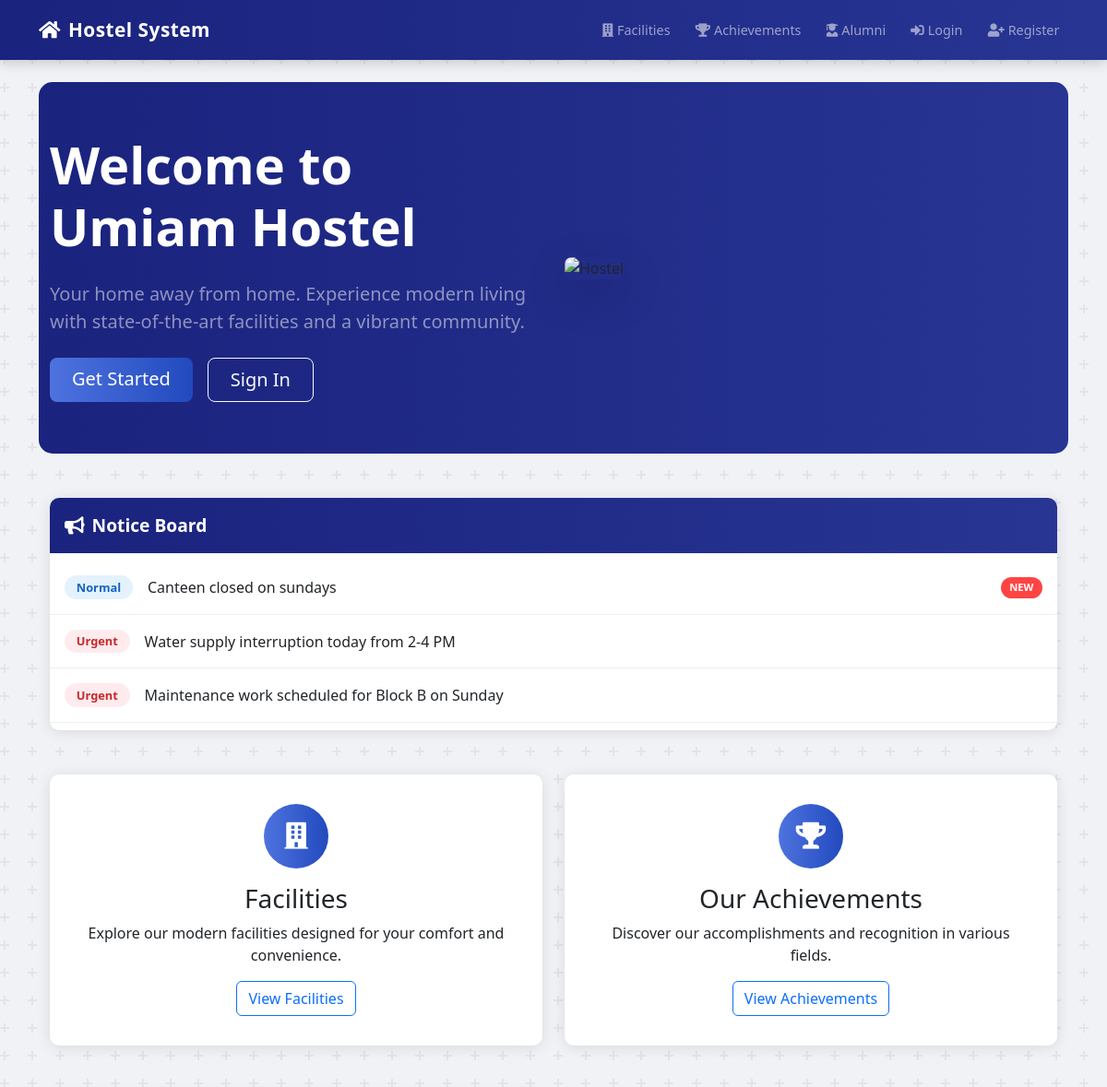
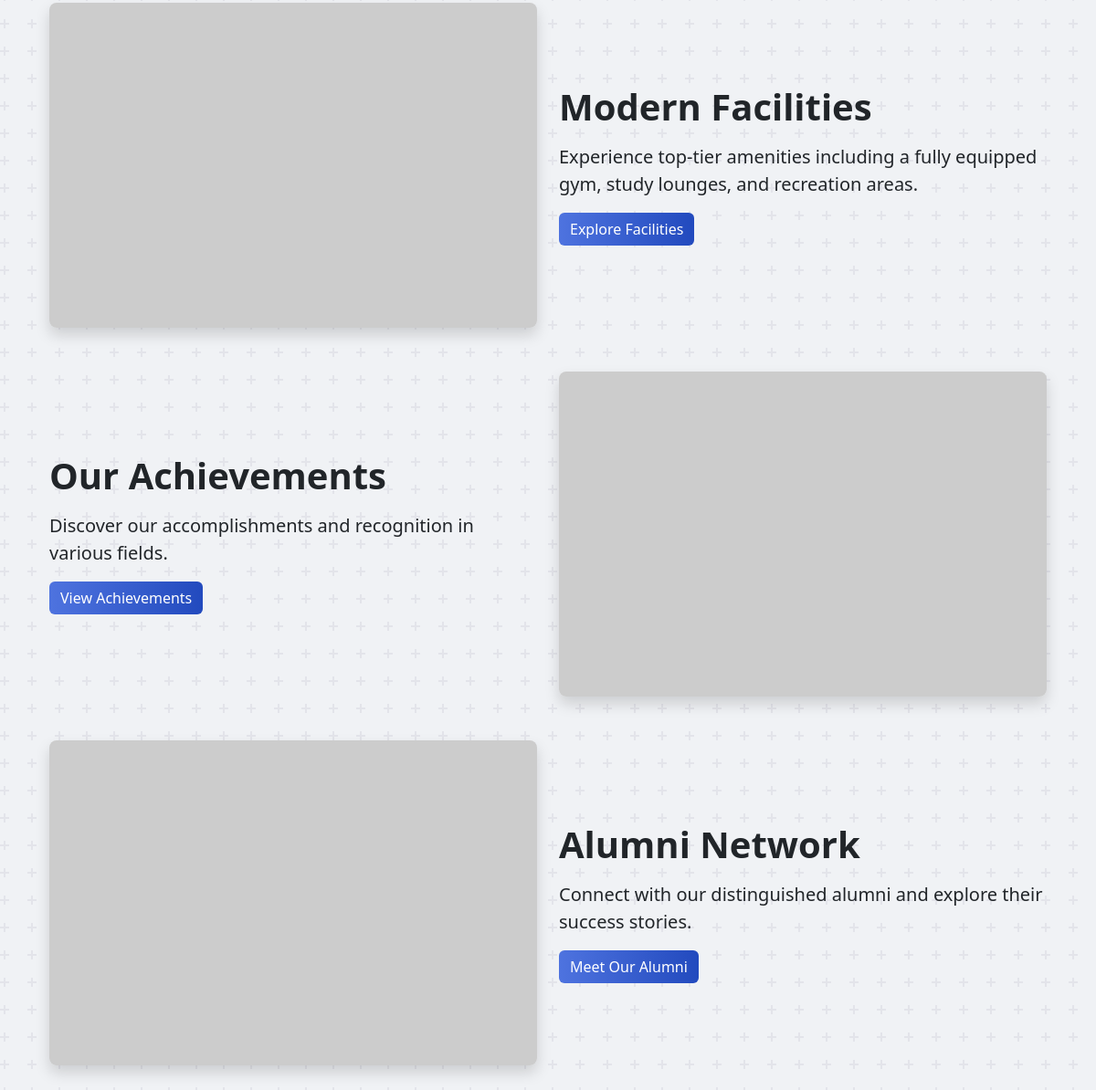
The page /home on the database its author committed (2 pictures, top to bottom).
### app.py (models this page shows)
class Notice(db.Model):
    id = db.Column(db.Integer, primary_key=True)
    message = db.Column(db.String(200), nullable=False)
    priority = db.Column(db.String(20), default='Normal')  # Normal, Important, Urgent
    created_at = db.Column(db.DateTime, nullable=False, default=datetime.utcnow)

### app.py (the view)
@app.route('/')
@app.route('/home')
def home():
    notices = Notice.query.order_by(Notice.created_at.desc()).limit(5).all()
    return render_template('home.html', title='Home', notices=notices)

### templates/home.html (shortened to what this page needs)
{% extends "base.html" %}
{% block content %}
<div class="hero-section mt-4">
    <div class="container">
        <div class="row align-items-center py-4">
            <div class="col-lg-6">
                <h1 class="display-4 fw-bold text-white mb-4">Welcome to Umiam Hostel</h1>
                <p class="lead text-white-50 mb-4">Your home away from home. Experience modern living with state-of-the-art facilities and a vibrant community.</p>
                {% if not current_user.is_authenticated %}
                    <div class="d-grid gap-2 d-md-flex">
                        <a href="{{ url_for('register') }}" class="btn btn-primary btn-lg px-4 me-md-2">Get Started</a>
                        <a href="{{ url_for('login') }}" class="btn btn-outline-light btn-lg px-4">Sign In</a>
                    </div>
                {% endif %}
            </div>
            <div class="col-lg-6">
                <img src="https://scontent.fdel29-1.fna.fbcdn.net/v/t39.30808-6/480502544_1003686198463626_4513807228637764589_n.jpg?_nc_cat=110&ccb=1-7&_nc_sid=cc71e4&_nc_ohc=oT41ACXq-hcQ7kNvwGgNBM5&_nc_oc=AdnhoQXPpy-AJBHooQF5bym8K1QGqMLfyXfslODlwjVlKrCpTo6SW6uY7XQy_e3rkKo&_nc_zt=23&_nc_ht=scontent.fdel29-1.fna&_nc_gid=BHxcT-gCjgvgC-64a8kZfg&oh=00_Aff489u12JIsZTjJOVyy-Vk_ddb9ux4eZLgbHR-61pUJHA&oe=68E599CA" class="img-fluid rounded-3 shadow-lg" alt="Hostel">
            </div>
        </div>
    </div>
</div>
<div class="container my-5">
    <div class="notice-board">
        <div class="notice-header">
            <i class="fas fa-bullhorn me-2"></i>Notice Board
        </div>
        <div class="notice-wrapper">
            <div class="notice-content" id="noticeContent">
                {% if notices %}
                    {% for notice in notices %}
                        <div class="notice-item priority-{{ notice.priority.lower() }}">
                            <span class="notice-badge">{{ notice.priority }}</span>
                            {{ notice.message }}
                            {% if loop.first %}
                                <span class="new-tag">NEW</span>
                            {% endif %}
                        </div>
                    {% endfor %}
                {% else %}
                    <div class="notice-item">No current notices</div>
                {% endif %}
            </div>
        </div>
    </div>
</div>
<div class="container my-5">
    <div class="row g-4">
        <div class="col-md-{{ '4' if current_user.is_authenticated else '6' }}">
            <div class="feature-card">
                <div class="icon-wrapper mb-3">
                    <i class="fas fa-building"></i>
                </div>
                <h3>Facilities</h3>
                <p>Explore our modern facilities designed for your comfort and convenience.</p>
                <a href="{{ url_for('facilities') }}" class="btn btn-outline-primary">View Facilities</a>
            </div>
        </div>
        <div class="col-md-{{ '4' if current_user.is_authenticated else '6' }}">
            <div class="feature-card">
                <div class="icon-wrapper mb-3">
                    <i class="fas fa-trophy"></i>
                </div>
                <h3>Our Achievements</h3>
                <p>Discover our accomplishments and recognition in various fields.</p>
                <a href="{{ url_for('achievements') }}" class="btn btn-outline-primary">View Achievements</a>
            </div>
        </div>
    </div>
</div>
<div class="container my-5">
    <div class="row align-items-center mb-5">
        <div class="col-lg-6">
            <img src="https://picsum.photos/seed/facility/600/400" class="img-fluid rounded-3 shadow" alt="Facilities">
        </div>
        <div class="col-lg-6">
            <h2 class="display-6 fw-bold mb-3">Modern Facilities</h2>
            <p class="lead">Experience top-tier amenities including a fully equipped gym, study lounges, and recreation areas.</p>
            <a href="{{ url_for('facilities') }}" class="btn btn-primary">Explore Facilities</a>
        </div>
    </div>
    <div class="row align-items-center mb-5 flex-lg-row-reverse">
        <div class="col-lg-6">
            <img src="https://picsum.photos/seed/achievement/600/400" class="img-fluid rounded-3 shadow" alt="Achievements">
        </div>
        <div class="col-lg-6">
            <h2 class="display-6 fw-bold mb-3">Our Achievements</h2>
            <p class="lead">Discover our accomplishments and recognition in various fields.</p>
            <a href="{{ url_for('achievements') }}" class="btn btn-primary">View Achievements</a>
        </div>
    </div>
    <div class="row align-items-center mb-5">
        <div class="col-lg-6">
            <img src="https://picsum.photos/seed/alumni/600/400" class="img-fluid rounded-3 shadow" alt="Alumni">
        </div>
        <div class="col-lg-6">
            <h2 class="display-6 fw-bold mb-3">Alumni Network</h2>
            <p class="lead">Connect with our distinguished alumni and explore their success stories.</p>
            <a href="{{ url_for('alumni') }}" class="btn btn-primary">Meet Our Alumni</a>
        </div>
    </div>
</div>
{% endblock %}

### templates/base.html (style rules this page uses)
body { background-color: #f0f2f5; }
.dashboard-header, .hero-section { border-radius: 10px; position: relative; overflow: hidden; }
.btn-primary { border: none; transition: all 0.3s ease; }

### templates/home.html (style rules this page uses)
.hero-section { background: linear-gradient(to right, #1a237e, #283593); padding: 2rem 0; border-radius: 15px; margin: 1.5rem auto; max-width: 1140px; }
.feature-card { padding: 2rem; border-radius: 10px; background: white; box-shadow: 0 2px 15px rgba(0,0,0,0.1); transition: all 0.3s ease; text-align: center; }
.icon-wrapper { width: 70px; height: 70px; border-radius: 50%; background: linear-gradient(to right, #4e73df, #224abe); display: flex; align-items: center; justify-content: center; margin: 0 auto; }
.icon-wrapper i { font-size: 1.8rem; color: white; }
.btn-primary { background: linear-gradient(to right, #4e73df, #224abe); border: none; transition: all 0.3s ease; }
img { transition: all 0.3s ease; }
.notice-board { background: white; border-radius: 10px; box-shadow: 0 2px 15px rgba(0,0,0,0.1); overflow: hidden; }
.notice-header { background: linear-gradient(to right, #1a237e, #283593); color: white; padding: 1rem; font-size: 1.2rem; font-weight: bold; }
.notice-wrapper { position: relative; max-height: 200px; overflow-y: auto; scroll-behavior: smooth; }
.notice-content { padding: 0.5rem 0; }
.notice-item { padding: 1rem; border-bottom: 1px solid #eee; transition: all 0.3s ease; display: flex; align-items: center; gap: 1rem; }
.notice-badge { padding: 0.2rem 0.8rem; border-radius: 15px; font-size: 0.8rem; font-weight: bold; }
.priority-normal .notice-badge { background: #e3f2fd; color: #1565c0; }
.priority-urgent .notice-badge { background: #ffebee; color: #c62828; animation: blink 2s infinite; }
.new-tag { background: #ff4444; color: white; padding: 0.2rem 0.6rem; border-radius: 12px; font-size: 0.7rem; font-weight: bold; margin-left: auto; animation: pulse 1.5s infinite; }

### rows shown on the page
Notice: priority "Normal", message "Canteen closed on sundays", shows "NEW"
Notice: priority "Urgent", message "Water supply interruption today from 2-4 PM"
Notice: priority "Urgent", message "Maintenance work scheduled for Block B on Sunday"
